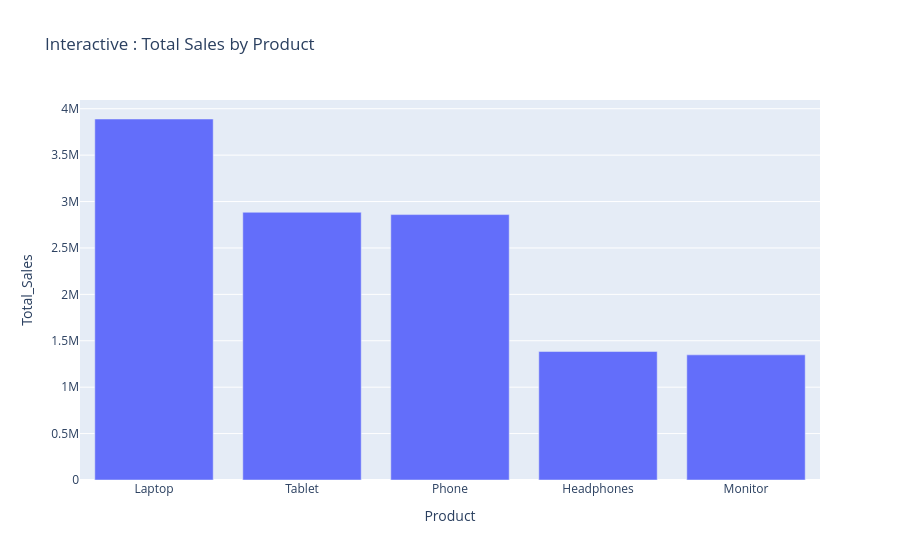

Notebook cell for this chart:
### Markdown cell above
## 12. Interactive Visualizations (Plotly)

These charts include hover effects to improve user understanding and dashboard interactivity.

### Code cell
fig_bar = px.bar(
    product_sales.reset_index(),
    x="Product",
    y="Total_Sales",
    title="Interactive : Total Sales by Product",
)
fig_bar.show()

### Figure 1 — Plotly figure (JSON) as saved in the notebook; plotly's stock layout.template omitted (floating-point values rounded to 4 significant figures)
{"data": [{"hovertemplate": "Product=%{x}<br>Total_Sales=%{y}<extra></extra>", "legendgroup": "", "marker": {"color": "#636efa", "pattern": {"shape": ""}}, "name": "", "orientation": "v", "showlegend": false, "textposition": "auto", "type": "bar", "x": ["Laptop", "Tablet", "Phone", "Headphones", "Monitor"], "xaxis": "x", "y": [3889210, 2884340, 2859394, 1384033, 1348071], "yaxis": "y"}], "layout": {"barmode": "relative", "legend": {"tracegroupgap": 0}, "title": {"text": "Interactive : Total Sales by Product"}, "xaxis": {"anchor": "y", "domain": [0, 1], "title": {"text": "Product"}}, "yaxis": {"anchor": "x", "domain": [0, 1], "title": {"text": "Total_Sales"}}}}
